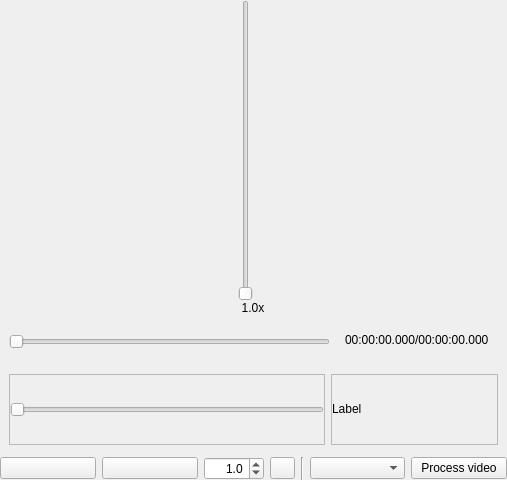
<?xml version="1.0" encoding="UTF-8"?>
<ui version="4.0">
 <class>VP_VideoPlayer</class>
 <widget class="QWidget" name="VP_VideoPlayer">
  <property name="geometry">
   <rect>
    <x>0</x>
    <y>0</y>
    <width>507</width>
    <height>480</height>
   </rect>
  </property>
  <property name="windowTitle">
   <string>Form</string>
  </property>
  <layout class="QVBoxLayout" name="verticalLayout">
   <property name="spacing">
    <number>3</number>
   </property>
   <property name="leftMargin">
    <number>0</number>
   </property>
   <property name="topMargin">
    <number>0</number>
   </property>
   <property name="rightMargin">
    <number>0</number>
   </property>
   <property name="bottomMargin">
    <number>0</number>
   </property>
   <item>
    <layout class="QHBoxLayout" name="layout_Top">
     <property name="spacing">
      <number>0</number>
     </property>
     <property name="rightMargin">
      <number>0</number>
     </property>
     <item>
      <layout class="QVBoxLayout" name="layout_test">
       <property name="spacing">
        <number>0</number>
       </property>
      </layout>
     </item>
     <item>
      <layout class="QVBoxLayout" name="layout_Zoom">
       <item>
        <widget class="QSlider" name="slider_zoom">
         <property name="singleStep">
          <number>1</number>
         </property>
         <property name="orientation">
          <enum>Qt::Vertical</enum>
         </property>
        </widget>
       </item>
       <item>
        <widget class="QLabel" name="lbl_zoom">
         <property name="minimumSize">
          <size>
           <width>30</width>
           <height>0</height>
          </size>
         </property>
         <property name="maximumSize">
          <size>
           <width>30</width>
           <height>16777215</height>
          </size>
         </property>
         <property name="text">
          <string>1.0x</string>
         </property>
         <property name="alignment">
          <set>Qt::AlignCenter</set>
         </property>
        </widget>
       </item>
      </layout>
     </item>
    </layout>
   </item>
   <item>
    <layout class="QHBoxLayout" name="layout_Middle">
     <property name="spacing">
      <number>6</number>
     </property>
     <property name="sizeConstraint">
      <enum>QLayout::SetMinimumSize</enum>
     </property>
     <item>
      <layout class="QVBoxLayout" name="verticalLayout_5">
       <property name="spacing">
        <number>0</number>
       </property>
       <property name="sizeConstraint">
        <enum>QLayout::SetDefaultConstraint</enum>
       </property>
       <item>
        <layout class="QFormLayout" name="formLayout_2"/>
       </item>
       <item>
        <widget class="QWidget" name="Videosliderwidget" native="true">
         <layout class="QHBoxLayout" name="horizontalLayout">
          <item>
           <widget class="QSlider" name="slider_position">
            <property name="orientation">
             <enum>Qt::Horizontal</enum>
            </property>
           </widget>
          </item>
          <item>
           <widget class="QWidget" name="widget" native="true">
            <layout class="QVBoxLayout" name="verticalLayout_3">
             <property name="topMargin">
              <number>6</number>
             </property>
             <item>
              <widget class="QLabel" name="lbl_time">
               <property name="text">
                <string>00:00:00.000/00:00:00.000</string>
               </property>
              </widget>
             </item>
            </layout>
           </widget>
          </item>
         </layout>
        </widget>
       </item>
       <item alignment="Qt::AlignTop">
        <widget class="QWidget" name="horizontalWidget" native="true">
         <layout class="QHBoxLayout" name="horizontalLayout_2">
          <item>
           <widget class="QScrollArea" name="scrollArea">
            <property name="minimumSize">
             <size>
              <width>316</width>
              <height>71</height>
             </size>
            </property>
            <property name="maximumSize">
             <size>
              <width>16777215</width>
              <height>71</height>
             </size>
            </property>
            <property name="layoutDirection">
             <enum>Qt::LeftToRight</enum>
            </property>
            <property name="autoFillBackground">
             <bool>false</bool>
            </property>
            <property name="verticalScrollBarPolicy">
             <enum>Qt::ScrollBarAsNeeded</enum>
            </property>
            <property name="sizeAdjustPolicy">
             <enum>QAbstractScrollArea::AdjustToContents</enum>
            </property>
            <property name="widgetResizable">
             <bool>true</bool>
            </property>
            <widget class="QWidget" name="scrollAreaWidgetContents">
             <property name="geometry">
              <rect>
               <x>0</x>
               <y>0</y>
               <width>314</width>
               <height>69</height>
              </rect>
             </property>
             <property name="maximumSize">
              <size>
               <width>16777215</width>
               <height>300</height>
              </size>
             </property>
             <property name="cursor">
              <cursorShape>OpenHandCursor</cursorShape>
             </property>
             <property name="layoutDirection">
              <enum>Qt::LeftToRight</enum>
             </property>
             <layout class="QVBoxLayout" name="verticalLayout_4">
              <property name="spacing">
               <number>0</number>
              </property>
              <property name="sizeConstraint">
               <enum>QLayout::SetMinimumSize</enum>
              </property>
              <property name="leftMargin">
               <number>0</number>
              </property>
              <property name="topMargin">
               <number>0</number>
              </property>
              <property name="rightMargin">
               <number>0</number>
              </property>
              <property name="bottomMargin">
               <number>0</number>
              </property>
              <item>
               <widget class="QSlider" name="heat_Slider">
                <property name="orientation">
                 <enum>Qt::Horizontal</enum>
                </property>
               </widget>
              </item>
             </layout>
            </widget>
           </widget>
          </item>
          <item>
           <widget class="QScrollArea" name="scrollArea_2">
            <property name="styleSheet">
             <string notr="true"/>
            </property>
            <property name="widgetResizable">
             <bool>true</bool>
            </property>
            <property name="alignment">
             <set>Qt::AlignLeading|Qt::AlignLeft|Qt::AlignTop</set>
            </property>
            <widget class="QWidget" name="scrollAreaWidgetContents_2">
             <property name="geometry">
              <rect>
               <x>0</x>
               <y>0</y>
               <width>160</width>
               <height>73</height>
              </rect>
             </property>
             <property name="styleSheet">
              <string notr="true">margin: 0</string>
             </property>
             <layout class="QVBoxLayout" name="verticalLayout_6">
              <property name="spacing">
               <number>0</number>
              </property>
              <property name="sizeConstraint">
               <enum>QLayout::SetMinimumSize</enum>
              </property>
              <property name="leftMargin">
               <number>0</number>
              </property>
              <property name="topMargin">
               <number>0</number>
              </property>
              <property name="rightMargin">
               <number>0</number>
              </property>
              <property name="bottomMargin">
               <number>0</number>
              </property>
              <item alignment="Qt::AlignVCenter">
               <widget class="QLabel" name="label">
                <property name="text">
                 <string>Label</string>
                </property>
                <property name="alignment">
                 <set>Qt::AlignLeading|Qt::AlignLeft|Qt::AlignTop</set>
                </property>
               </widget>
              </item>
             </layout>
            </widget>
           </widget>
          </item>
         </layout>
        </widget>
       </item>
      </layout>
     </item>
    </layout>
   </item>
   <item>
    <layout class="QHBoxLayout" name="layout_Bottom">
     <property name="spacing">
      <number>6</number>
     </property>
     <item>
      <widget class="QPushButton" name="pb_play">
       <property name="text">
        <string/>
       </property>
      </widget>
     </item>
     <item>
      <widget class="QPushButton" name="pb_stop">
       <property name="text">
        <string/>
       </property>
      </widget>
     </item>
     <item>
      <widget class="QDoubleSpinBox" name="spinBox_speed">
       <property name="minimumSize">
        <size>
         <width>60</width>
         <height>0</height>
        </size>
       </property>
       <property name="maximumSize">
        <size>
         <width>60</width>
         <height>16777215</height>
        </size>
       </property>
       <property name="alignment">
        <set>Qt::AlignRight|Qt::AlignTrailing|Qt::AlignVCenter</set>
       </property>
       <property name="decimals">
        <number>1</number>
       </property>
       <property name="minimum">
        <double>0.100000000000000</double>
       </property>
       <property name="maximum">
        <double>5.000000000000000</double>
       </property>
       <property name="singleStep">
        <double>0.100000000000000</double>
       </property>
       <property name="value">
        <double>1.000000000000000</double>
       </property>
      </widget>
     </item>
     <item>
      <widget class="QPushButton" name="pb_repeat">
       <property name="minimumSize">
        <size>
         <width>25</width>
         <height>0</height>
        </size>
       </property>
       <property name="maximumSize">
        <size>
         <width>25</width>
         <height>16777215</height>
        </size>
       </property>
       <property name="text">
        <string/>
       </property>
       <property name="checkable">
        <bool>true</bool>
       </property>
      </widget>
     </item>
     <item>
      <widget class="Line" name="line">
       <property name="orientation">
        <enum>Qt::Vertical</enum>
       </property>
      </widget>
     </item>
     <item>
      <widget class="QComboBox" name="comboBox_filter"/>
     </item>
     <item>
      <widget class="QPushButton" name="pb_process">
       <property name="text">
        <string>Process video</string>
       </property>
      </widget>
     </item>
    </layout>
   </item>
  </layout>
 </widget>
 <resources/>
 <connections/>
</ui>
